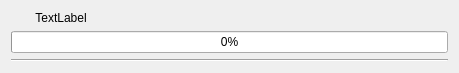
<?xml version="1.0" encoding="UTF-8"?>
<ui version="4.0">
 <class>Form</class>
 <widget class="QWidget" name="Form">
  <property name="geometry">
   <rect>
    <x>0</x>
    <y>0</y>
    <width>459</width>
    <height>67</height>
   </rect>
  </property>
  <property name="sizePolicy">
   <sizepolicy hsizetype="Preferred" vsizetype="Fixed">
    <horstretch>0</horstretch>
    <verstretch>0</verstretch>
   </sizepolicy>
  </property>
  <property name="windowTitle">
   <string>Form</string>
  </property>
  <layout class="QVBoxLayout" name="verticalLayout">
   <item>
    <widget class="QLabel" name="job_name_label">
     <property name="sizePolicy">
      <sizepolicy hsizetype="Fixed" vsizetype="Preferred">
       <horstretch>0</horstretch>
       <verstretch>0</verstretch>
      </sizepolicy>
     </property>
     <property name="minimumSize">
      <size>
       <width>100</width>
       <height>0</height>
      </size>
     </property>
     <property name="maximumSize">
      <size>
       <width>100</width>
       <height>16777215</height>
      </size>
     </property>
     <property name="text">
      <string>TextLabel</string>
     </property>
     <property name="alignment">
      <set>Qt::AlignCenter</set>
     </property>
     <property name="wordWrap">
      <bool>false</bool>
     </property>
    </widget>
   </item>
   <item>
    <widget class="QProgressBar" name="job_progress">
     <property name="sizePolicy">
      <sizepolicy hsizetype="Preferred" vsizetype="Fixed">
       <horstretch>0</horstretch>
       <verstretch>0</verstretch>
      </sizepolicy>
     </property>
     <property name="value">
      <number>0</number>
     </property>
     <property name="alignment">
      <set>Qt::AlignCenter</set>
     </property>
    </widget>
   </item>
   <item>
    <widget class="Line" name="line">
     <property name="orientation">
      <enum>Qt::Horizontal</enum>
     </property>
    </widget>
   </item>
  </layout>
 </widget>
 <resources/>
 <connections/>
</ui>
